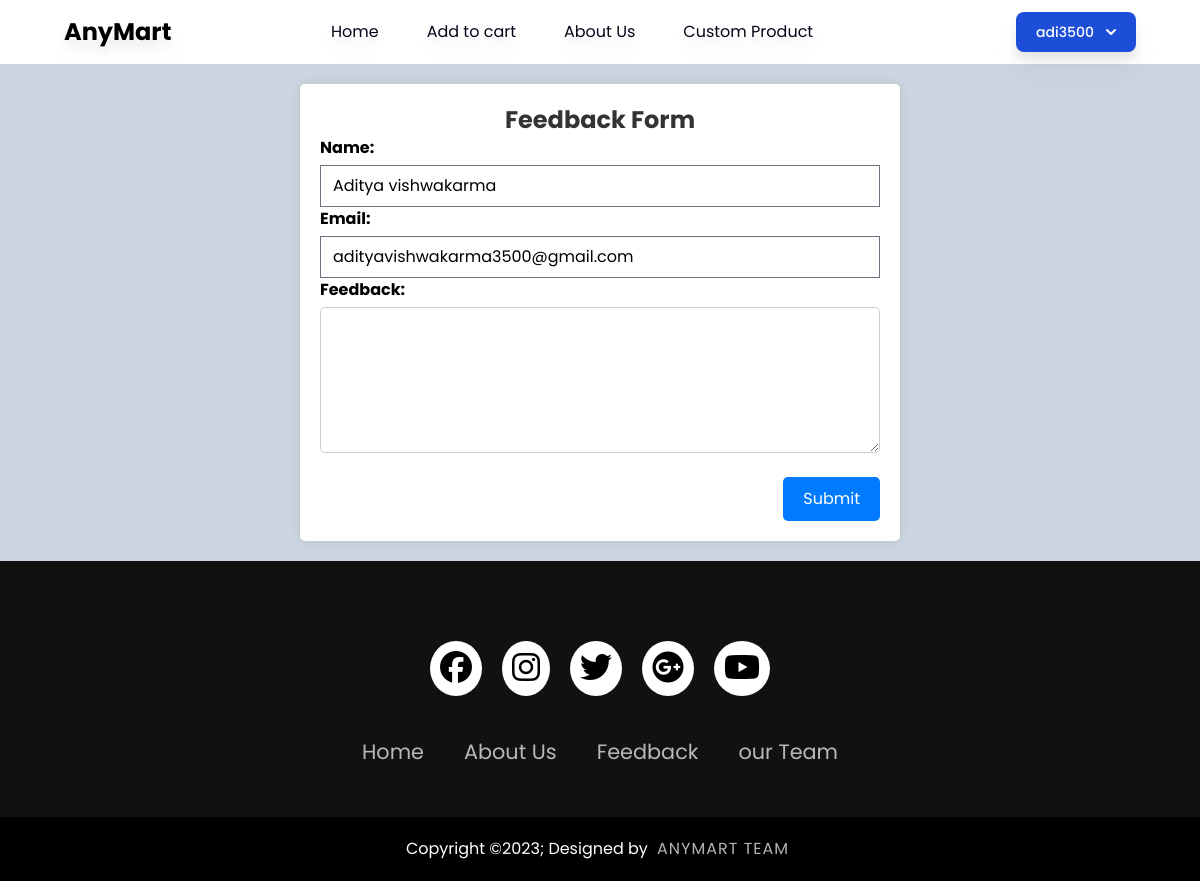
/feedback.php (signed in), run on the app's committed database.
### tables this page shows
CREATE TABLE `registration` (
  `id` int(10) NOT NULL,
  `name` varchar(50) NOT NULL,
  `username` varchar(50) NOT NULL,
  `email` varchar(70) NOT NULL,
  `password` varchar(50) NOT NULL,
  `mobile` varchar(20) NOT NULL,
  `dob` datetime NOT NULL,
  `gender` varchar(50) NOT NULL,
  `city` varchar(50) NOT NULL
);

### feedback.php (the view, shortened to what this page needs)
<!DOCTYPE html>
<html lang="en">
<head>
    <script src="https://cdn.tailwindcss.com"></script>
    <link href="https://cdnjs.cloudflare.com/ajax/libs/flowbite/2.3.0/flowbite.min.css" rel="stylesheet" />
    <link rel="stylesheet" href="https://cdnjs.cloudflare.com/ajax/libs/font-awesome/6.5.1/css/all.min.css" />
    <link rel="stylesheet" href="userhome.css">
    <?php
   include('db.php');
$name=$_SESSION['user'];
$query = "SELECT * FROM registration where username='$name'";
$res=mysqli_query($connect,$query);
$num=mysqli_num_rows($res);
if($num>0)
{
while($row=mysqli_fetch_array($res)){
   $name=$row[1];
   $email=$row[3];
   }
}
else{
   echo"data not found";
}
?>
</head>
<body class="font-[Poppins]  h-full w-full bg-slate-300" style="">
<header class="bg-white">
        <div class="  w-full drop-shadow-xl" >
        <nav class="flex justify-between items-center w-full px-16 py-0  mx-auto   ">
            <div>
                <h2 class="w-16 py-4 cursor-pointer text-2xl font-bold">AnyMart</h2>
            </div>
            <div
                class="nav-links duration-500 md:static absolute  text-white md:min-h-fit min-h-[60vh] left-0 top-[-100%] md:w-auto  w-full flex items-center px-5">
                <ul class="flex md:flex-row flex-col md:items-center md:gap-[4vw] gap-8">
                    <li>
                        <a class="hover:text-[#1da1f2]  rounded-full text-slate-950 " href="user_home.php">Home</a>
                    </li>
                    <li>
                        <a class="hover:text-[#1da1f2]  rounded-full text-slate-950 " href="add_to_cart.php">Add to cart</a>
                    </li>
                    <li>
                        <a class="hover:text-[#1da1f2]  rounded-full text-slate-950" href="about_us.php">About Us</a>
                    </li>
                    <li>
                        <a class="hover:text-[#1da1f2]  rounded-full text-slate-950" href="custom.php">Custom Product</a>
                    </li>
                </ul>
            </div>
            <div class="flex items-center gap-6">
                <button id="dropdownDefaultButton" data-dropdown-toggle="dropdown" class="text-white bg-blue-700 hover:bg-blue-800 focus:ring-4 focus:outline-none focus:ring-blue-300 font-medium rounded-lg text-sm px-5 py-2.5 text-center inline-flex items-center dark:bg-blue-600 dark:hover:bg-blue-700 dark:focus:ring-blue-800" type="button"><?php if(isset($_SESSION['user'])){$user=$_SESSION["user"]; echo"$user";}else{ echo"Sign In";}?> <svg class="w-2.5 h-2.5 ms-3" aria-hidden="true" xmlns="http://www.w3.org/2000/svg" fill="none" viewBox="0 0 10 6">
<path stroke="currentColor" stroke-linecap="round" stroke-linejoin="round" stroke-width="2" d="m1 1 4 4 4-4"/>
</svg>
</button>
            </div>
        </div>
    </header>
    <div class="container w-2/4">
        <h1 class="font-bold text-2xl">Feedback Form</h1>
        <form action="#" method="post">
            <label for="name">Name:</label>
            <input type="text" id="name" name="name"  value="<?php echo $name?>" required>
            <label for="email">Email:</label>
            <input type="email" id="email" name="email"  value="<?php echo $email?>" required>
            <label for="feedback">Feedback:</label>
            <textarea id="feedback" name="feed" rows="6" required></textarea><br>
            <input type="submit" name="submit" value="Submit">
        </form>
    </div>
<footer>
<div class="footerContainer">
    <div class="socialIcons">
        <a href=""><i class="fa-brands fa-facebook"></i></a>
        <a href=""><i class="fa-brands fa-instagram"></i></a>
        <a href=""><i class="fa-brands fa-twitter"></i></a>
        <a href=""><i class="fa-brands fa-google-plus"></i></a>
        <a href=""><i class="fa-brands fa-youtube"></i></a>
    </div>
    <div class="footerNav">
        <ul><li><a href="user_home.php">Home</a></li>
            <li><a href="about_us.php">About Us</a></li>
            <li><a href="feedback.php">Feedback</a></li>
            <li><a href="#">our Team</a></li>
        </ul>
    </div>
</div>
<div class="footerBottom">
    <p>Copyright &copy;2023; Designed by <span class="designer">AnyMart Team</span></p>
</div>
</footer>
</body>
</html>

### userhome.css (style rules this page uses)
.absolute { display: none; z-index: 10; }
* { padding: 0; margin: 0; box-sizing: border-box; }
footer { background-color: #111; }
.footerContainer { width: 100%; padding: 70px 30px 20px; }
.socialIcons { display: flex; justify-content: center; }
.socialIcons a { text-decoration: none; padding: 10px; background-color: white; margin: 10px; border-radius: 50%; }
.socialIcons a i { font-size: 2em; color: black; opacity: 0, 9; }
.footerNav { margin: 30px 0; }
.footerNav ul { display: flex; justify-content: center; list-style-type: none; }
.footerNav ul li a { color: white; margin: 20px; text-decoration: none; font-size: 1.3em; opacity: 0.7; transition: 0.5s; }
.footerBottom { background-color: #000; padding: 20px; text-align: center; }
.footerBottom p { color: white; }
.designer { opacity: 0.7; text-transform: uppercase; letter-spacing: 1px; font-weight: 400; margin: 0px 5px; }

### feedback.php (style rules this page uses)
body { font-family: Arial, sans-serif; margin: 0; padding: 0; background-color: #f9f9f9; }
.container { max-width: 800px; margin: 20px auto; background-color: #fff; padding: 20px; border-radius: 5px; box-shadow: 0 0 10px rgba(0, 0, 0, 0.1); }
h1 { font-size: 24px; color: #333; text-align: center; margin-bottom: 20px; }
form { display: flex; flex-direction: column; }
label { font-weight: bold; margin-bottom: 5px; }
textarea { padding: 10px; margin-bottom: 10px; border: 1px solid #ccc; border-radius: 5px; resize: vertical; }
input[type="submit"] { background-color: #007bff; color: #fff; border: none; padding: 10px 20px; cursor: pointer; border-radius: 5px; font-size: 16px; align-self: flex-end; }

### data on the page
registration: name "Aditya vishwakarma", email "adityavishwakarma3500@gmail.com"

### other printed values
$user "adi3500"
